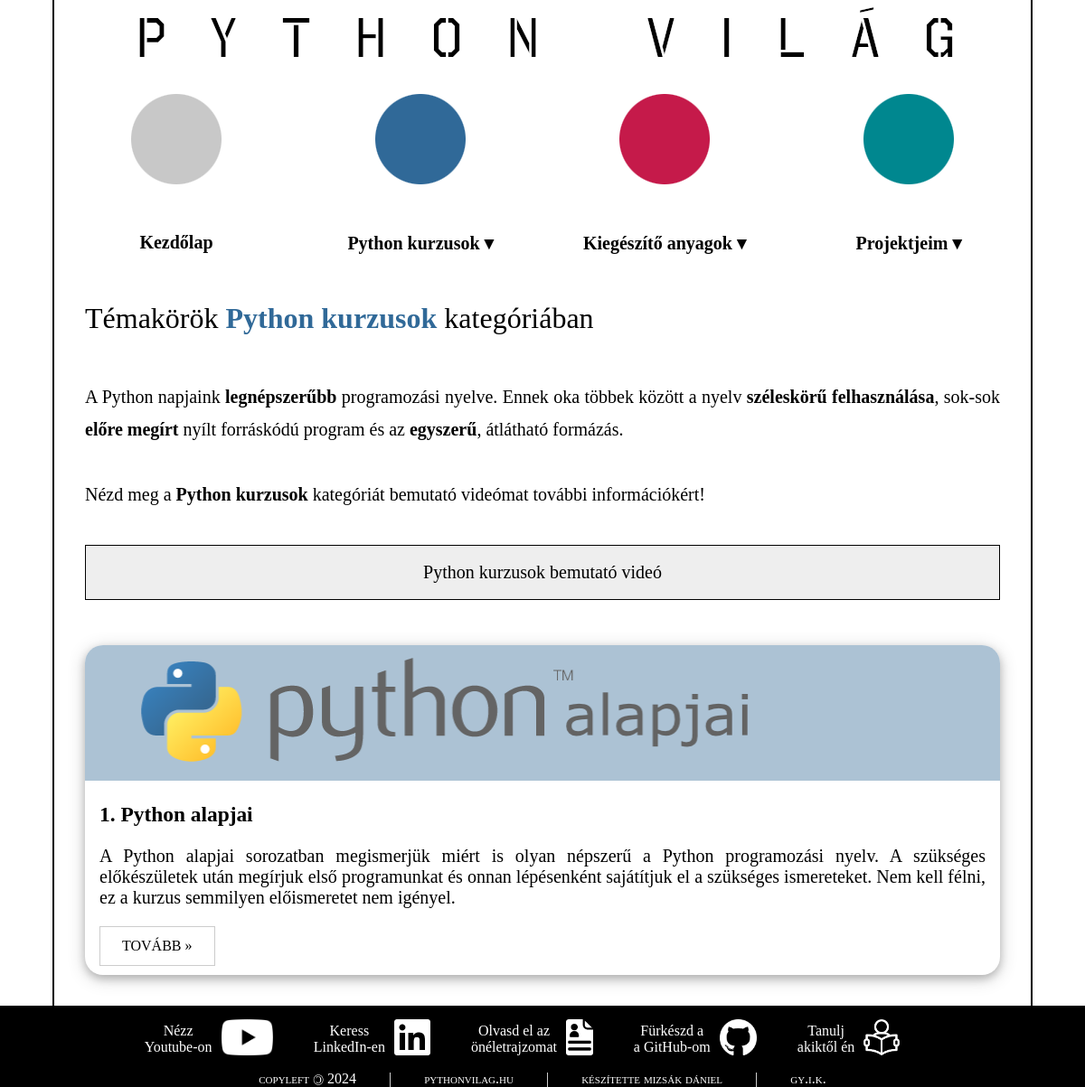
Page /pv/python/ on the committed database.
### pythonvilag_website/models.py (models this page shows, shortened)
class Category(db.Model):  # type: ignore[name-defined, misc]
    id = db.Column(db.Integer, primary_key=True)
    order = db.Column(db.Integer)
    category = db.Column(db.String(50), nullable=False)
    subcategory = db.Column(db.String(50), nullable=False)
    title = db.Column(db.String(100), unique=True, nullable=False)
    description = db.Column(db.String(1000), nullable=False)
    image = db.Column(db.String(50), nullable=False, default="default.png")
    lessons = db.relationship("Lesson", backref="Category", lazy=True)

### pythonvilag_website/routes.py (the view)
@app.route("/pv/<category>/")
def open_category(category: str) -> str:
    subcategories = (
        db.session.execute(
            db.select(Category).filter_by(category=category).order_by(Category.order),
        )
        .scalars()
        .all()
    )
    if len(subcategories) != 0:
        return render_template(
            "site/category.html",
            category=category,
            subcategories=subcategories,
            title=f"{category.title()} | Python Világ",
        )
    return abort(404)

### pythonvilag_website/templates/site/category.html
{% extends "site/base.html" %}
{% block content %}
{% include "post/" + category + "/" + category + ".html" %}
{% for subcategory in subcategories %}
<div class="post_container">
  <a href="{{ url_for('open_subcategory', category=subcategory.category, subcategory=subcategory.subcategory) }}">
    <img class="post_image"
      src="{{ url_for('static', filename= 'images/post/' + category + '/' + subcategory.image) }}">
  </a>
  <div class="post_text_container">
    <div class="post_col_left">
      <h3><b>{{ subcategory.order }}. {{ subcategory.title }}</b></h3>
    </div>
  </div>
  <div class="post_text_container">
    <p>
      {{ subcategory.description }}
    </p>
    <div class="post_row">
      <div class="post_col_left">
        <p><a class="read_more_button"
            href="{{ url_for('open_subcategory', category=subcategory.category, subcategory=subcategory.subcategory) }}">TOVÁBB
            »</a></p>
      </div>
    </div>
  </div>
</div>
{% endfor %}
{% endblock content %}

### pythonvilag_website/static/css/base.css (style rules this page uses)
* { box-sizing: border-box; margin: 0; padding: 0; font-family: Verdana, serif; list-style: none; }
body, html { width: 100%; background-image: url("../images/site/pattern.png"); background-repeat: repeat; background-color: #000000; }
h1, h2, h3, h4, h5, h6 { font-weight: 400; margin: 10px 0; }

### pythonvilag_website/static/css/post.css (style rules this page uses)
.post_container { box-shadow: 0 4px 10px 0 rgba(0, 0, 0, 0.2), 0 4px 20px 0 rgba(0, 0, 0, 0.19); margin: 50px 34px 0 34px !important; color: #000 !important; background-color: #fff !important; border-radius: 20px; overflow: hidden; }
.post_image { width: calc(1080px - 64px); height: 150px; }
.post_text_container { font-size: 20px; margin-top: 10px; padding: 0.01em 16px; text-align: justify; }
.post_text_container:after, .post_text_container:before { content: ""; display: table; clear: both; }
.post_row:after, .post_row:before, .post_row-padding:after, .post_row-padding:before { content: ""; display: table; clear: both; padding: 0 8px; margin: 10px 0; }
.post_col_left { float: left; width: 66.66666%; }
.read_more_button { font-size: 16px; display: inline-block; vertical-align: middle; overflow: hidden; text-decoration: none; text-align: center; cursor: pointer; white-space: nowrap; padding: 12px 24px !important; color: #000000 !important; background-color: #ffffff !important; border: 1px solid #ccc !important }

### rows in the picture
Category: image (picture), order "1", title "Python alapjai", description "A Python alapjai sorozatban megismerjük miért is olyan népszerű a Python programozási nyelv. A szükséges előkészületek után megírjuk első programunkat és onnan lépésenként sajátítjuk el a szükséges ismereteket. Nem kell félni, ez a kurzus semmilyen előismeretet nem igényel."
